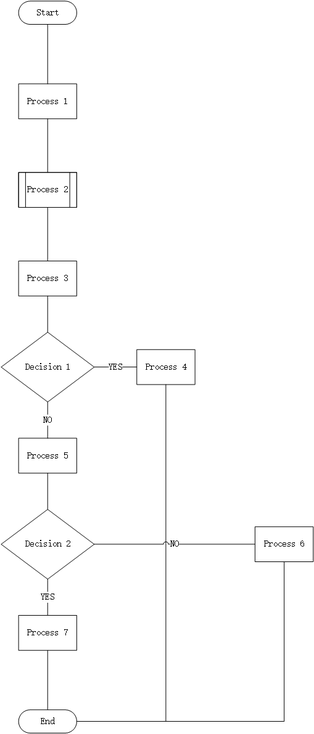
#> input picture flowchart_data_set/flowchart1.vsd_page_1.png, 314 x 734 px, shrunk from 509 x 1191 before the run; its folder holds 4 pictures in this run
$ python findTextAreas.py   (Python 2 division)   (older library calls are emulated)
#> lines starting #> are read from the running program, lines starting #| are printed output that depends on the picture; after the words box and inside, x2 and y2 are one past the last pixel; in counts of white or black regions, pixels touching at a corner belong together
### getBox.py
import cv2
import numpy as np
import matplotlib.pyplot as plt
from matplotlib.ticker import NullFormatter
import glob
import sys
import os
import sys


# [40 lines left out: functions projectionShadow, findSplicer, not called in this run]

def covMax(arr, covSize):
    return [max(arr[max(0, i-covSize):min(len(arr)-1, i+covSize)]) for i in xrange(len(arr))]


# [70 lines left out: function drawNicely, not called in this run]


def wordGrid(img):
    # [14 lines of commented-out code are left out]

    mask = np.zeros_like(img)
    # # # print img.mean()
    mask[img > 0] = 255

    mask = 255 - mask

    # [6 lines of commented-out code are left out]

    kernel = np.ones((7, 15), np.uint8)
    mask = cv2.dilate(mask, kernel, iterations = 1)
    mask = cv2.erode(mask, kernel, iterations = 1)

    kernel = np.ones((7, 1), np.uint8)
    mask = cv2.erode(mask, kernel, iterations = 1)
    mask = cv2.dilate(mask, kernel, iterations = 1)

    kernel = np.ones((1, 7), np.uint8)
    mask = cv2.erode(mask, kernel, iterations = 1)
    mask = cv2.dilate(mask, kernel, iterations = 1)

    kernel = np.ones((7, 15), np.uint8)
    mask = cv2.dilate(mask, kernel, iterations = 1)

    # return mask
    # print img, mask
    mask = cv2.addWeighted(img, 0.38, mask, 0.62, 0)

    # [38 lines of commented-out code are left out]

    return mask
    plt.imshow(mask) #, cmap = 'gray')
    plt.colorbar()
    plt.show()


# [14 lines that do not run on import are left out]

    # plt.imshow(img, cmap = 'gray')
    # plt.colorbar()
    # plt.show()

### findTextAreas.py
from getBox import *
import os
import cv2


DOWN, UP, LEFT, RIGHT = 1, 3, 0, 0


def splitTextArea(grid, orig, fileName):
    _, contours, _ = cv2.findContours(grid, cv2.RETR_EXTERNAL, cv2.CHAIN_APPROX_NONE) # get contours
    for index, contour in enumerate(contours):
        [x, y, w, h] = cv2.boundingRect(contour)

        cropped = orig[y - UP : y + h + DOWN, x - LEFT: x + w + RIGHT]
        path = 'crop/' + fileName[fileName.rfind('/') + 1:fileName.rfind('.')] + '/'

        if not os.path.exists(path): os.mkdir(path)

        splitPath = path + 'crop_' + str(index) + '.jpg'

        cv2.imwrite(splitPath , cropped)


def main():
    """
    Split out the text area
    """
    extensions = {'.jpg', '.png', '.gif'}
    flowchartDataSetPath = 'flowchart_data_set/'
    dirs = os.listdir(flowchartDataSetPath)

    for imageName in dirs:
        print imageName

        if any(imageName.endswith(ext) for ext in extensions):
            img = cv2.imread(flowchartDataSetPath + imageName, cv2.IMREAD_GRAYSCALE)
#> img is the input picture: shape (734, 314); min 0, max 255, mean 251.6
            grid = wordGrid(img)
#> in wordGrid, `mask = cv2.addWeighted(img, 0.38, mask, 0.62, 0)`:
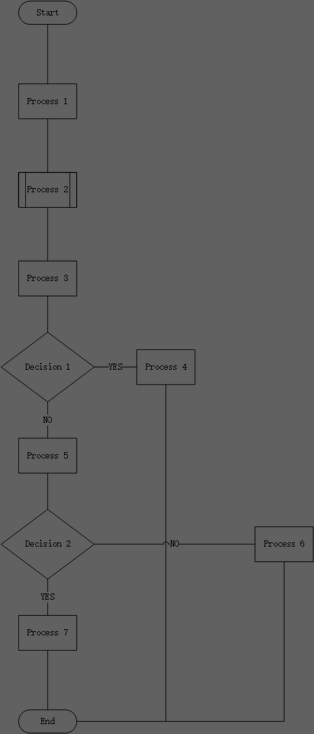
#> mask: shape (734, 314); min 0, max 97, mean 95.7

            splitTextArea(grid, img, imageName)
#> in splitTextArea, `_, contours, _ = cv2.findContours(grid, cv2.RETR_EXTERNAL, cv2.CHAIN_A..`: contours = 1 contour; box (x1, y1, x2, y2) and area: (0, 0, 314, 734) 229429
#> the loop in splitTextArea, `for index, contour in enumerate(contours):` made 1 pass
#> pass 2 of the loop in main, `for imageName in dirs:`:
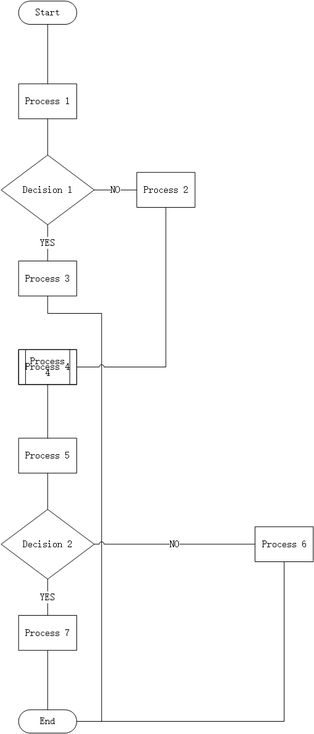
#> input picture flowchart_data_set/flowchart10.vsd_page_1.png, 314 x 734 px, shrunk from 509 x 1191 before the run
#> in main, img is the input picture: shape (734, 314); min 0, max 255, mean 251.2
#> in wordGrid (call 2), `mask = cv2.dilate(mask, kernel, iterations = 1)`:
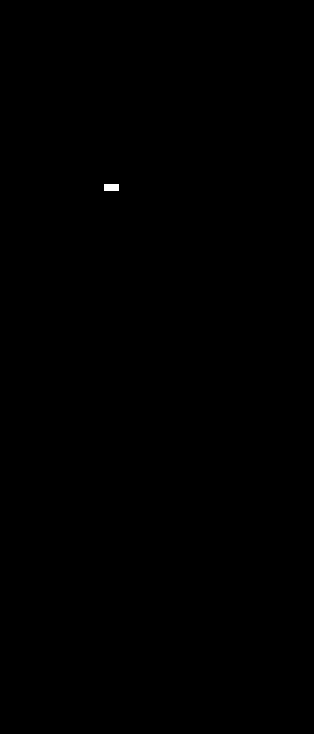
#> mask: shape (734, 314); 0.05% white; 1 white region, box (x1, y1, x2, y2) and area: (104, 184, 119, 191) 105
#> in wordGrid (call 2), `mask = cv2.addWeighted(img, 0.38, mask, 0.62, 0)`:
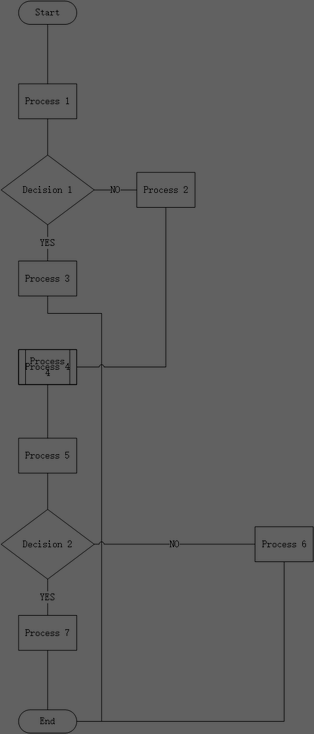
#> mask: shape (734, 314); min 0, max 97, mean 95.6
#> the loop in splitTextArea (call 2), `for index, contour in enumerate(contours):` made 1 pass
#> (x, y, w, h, path, splitPath) on pass 1: (0, 0, 314, 734, 'crop/flowchart10.vsd_page_1/', 'crop/flowchart10.vsd_page_1/crop_0.jpg')
#> pass 3 of the loop in main, `for imageName in dirs:`:
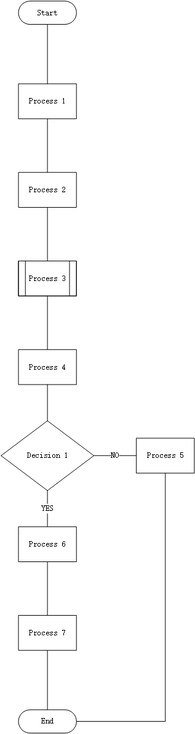
#> input picture flowchart_data_set/flowchart100.vsd_page_1.png, 195 x 734 px, shrunk from 317 x 1191 before the run
#> in main, img is the input picture: shape (734, 195); min 23, max 255, mean 250.9
#> in wordGrid (call 3), `mask = cv2.addWeighted(img, 0.38, mask, 0.62, 0)`:
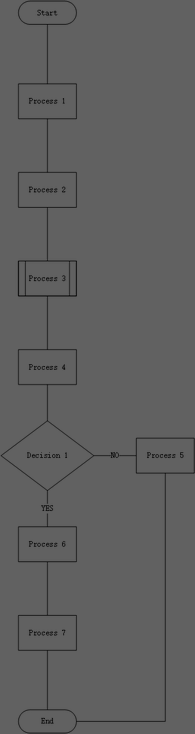
#> mask: shape (734, 195); min 9, max 97, mean 95.4
#> contours = 1 contour; box (x1, y1, x2, y2) and area: (0, 0, 195, 734) 142202
#> the loop made 4 passes; the first 3 are shown


if __name__ == '__main__':
    main()
